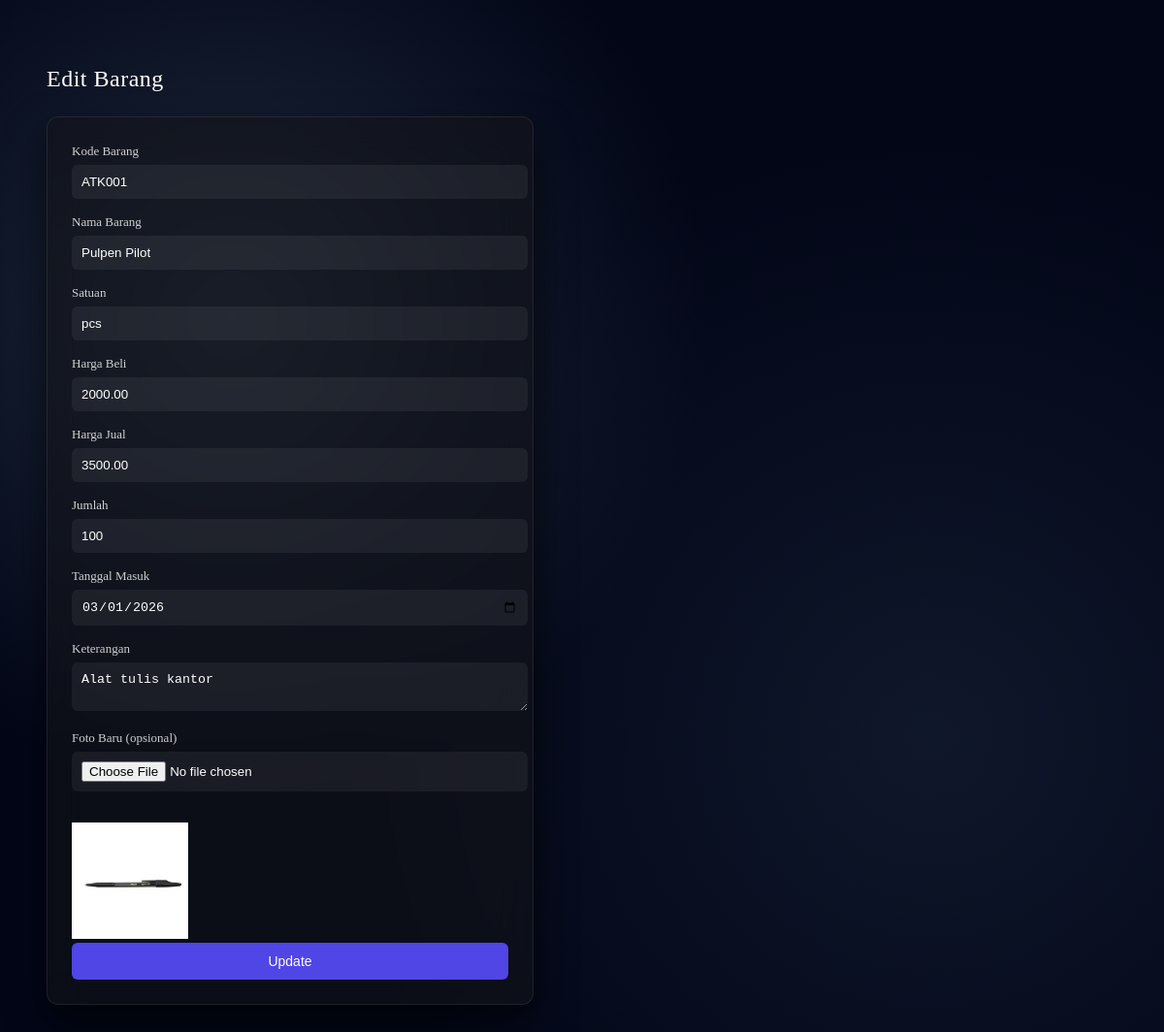
The page /edit.php?id=3 on the database its author committed.
### tables this page shows
CREATE TABLE `barang` (
  `id_barang` int(11) NOT NULL,
  `kode_barang` varchar(50) NOT NULL,
  `nama_barang` varchar(150) NOT NULL,
  `satuan` varchar(50) DEFAULT NULL,
  `harga_beli` decimal(15,2) DEFAULT NULL,
  `harga_jual` decimal(15,2) DEFAULT NULL,
  `jumlah` int(11) DEFAULT NULL,
  `tanggal_masuk` date DEFAULT NULL,
  `keterangan` text DEFAULT NULL,
  `foto` varchar(100) DEFAULT NULL
);

### edit.php (the view, shortened to what this page needs)
<?php
include 'config.php';
$id = $_GET['id'];
$stmt = $conn->prepare("SELECT * FROM barang WHERE id_barang=?");
$stmt->bind_param("i",$id);
$stmt->execute();
$result = $stmt->get_result();
$d = $result->fetch_assoc();
?>
<!DOCTYPE html>
<html>
<head>
<link rel="stylesheet" href="style.css">
</head>
<body>
<div class="container">
<h2>Edit Barang</h2>
<form method="POST" enctype="multipart/form-data">
<label>Kode Barang</label>
<input type="text" name="kode" value="<?= $d['kode_barang']; ?>" required>
<label>Nama Barang</label>
<input type="text" name="nama" value="<?= $d['nama_barang']; ?>" pattern="[A-Za-z\s]+" required>
<label>Satuan</label>
<input type="text" name="satuan" value="<?= $d['satuan']; ?>">
<label>Harga Beli</label>
<input type="number" name="harga_beli" value="<?= $d['harga_beli']; ?>" required>
<label>Harga Jual</label>
<input type="number" name="harga_jual" value="<?= $d['harga_jual']; ?>" required>
<label>Jumlah</label>
<input type="number" name="jumlah" value="<?= $d['jumlah']; ?>" required>
<label>Tanggal Masuk</label>
<input type="date" name="tanggal" value="<?= $d['tanggal_masuk']; ?>" required>
<label>Keterangan</label>
<textarea name="keterangan"><?= $d['keterangan']; ?></textarea>
<label>Foto Baru (opsional)</label>
<input type="file" name="foto">
<br><br>
<img src="upload/<?= $d['foto']; ?>" width="120">
<button type="submit" name="update">Update</button>
</form>
</div>
</body>
</html>

### style.css (style rules this page uses)
body { padding:40px; color:white; background: radial-gradient(circle at 20% 30%,#1e293b,transparent 40%), radial-gradient(circle at 80% 70%,#0f172a,transparent 50%), #020617; min-height:100vh; }
.container { max-width:1200px; margin:auto; }
h2 { margin-bottom:25px; font-weight:500; letter-spacing:0.5px; }
form { background:rgba(20,20,25,0.55); backdrop-filter:blur(18px); border:1px solid rgba(255,255,255,0.08); padding:25px; border-radius:12px; box-shadow:0 20px 40px rgba(0,0,0,0.6); max-width:450px; }
label { font-size:13px; opacity:0.8; }
input, textarea { width:100%; padding:10px; margin:6px 0 14px 0; border:none; border-radius:6px; background:rgba(255,255,255,0.06); color:white; }
button { width:100%; padding:11px; border:none; border-radius:6px; background:#4f46e5; color:white; font-size:14px; cursor:pointer; transition:0.2s; }

### rows shown on the page
barang: kode "ATK001", nama "Pulpen Pilot", satuan "pcs", harga_beli "2000.00", harga_jual "3500.00", jumlah "100", tanggal "03/01/2026", keterangan "Alat tulis kantor", foto (picture)
